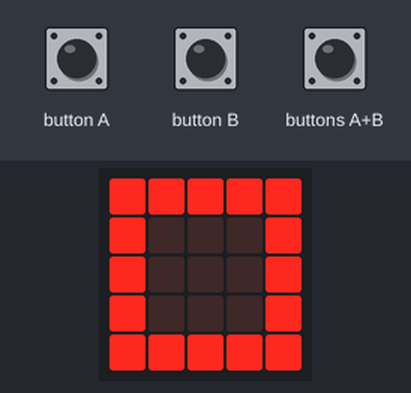
Bench run of a program on a simulated BBC micro:bit (MakeCode). Shown: the board's 5×5 LED display. The test bench sets the inputs (shaded band).

Above: at 1.2 s.
1.3 s: button A pressed for 1 s
At 2.4 s:
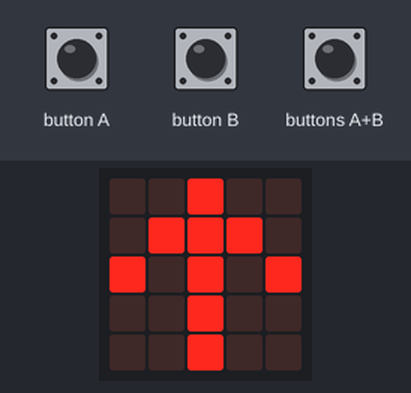
4.2 s: button B pressed for 1 s
At 5.5 s:
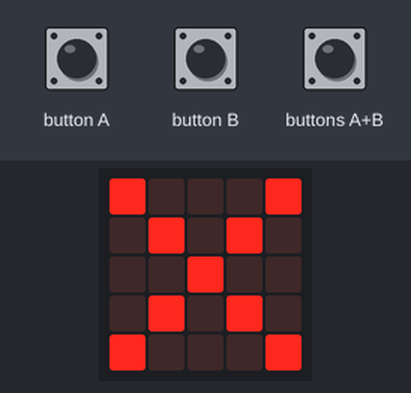
7.3 s: button B pressed for 3.2 s
12.2 s: button A pressed for 3.2 s
At 13.9 s:
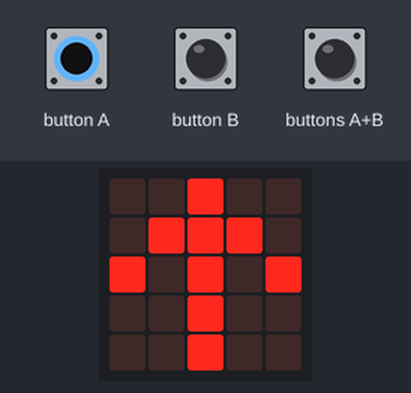
Timing chart, 0 to 15.4 s (numbered marks = the images above; inputs shaded):
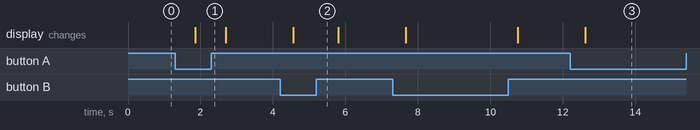

The program:

main.ts
```typescript
basic.forever(function () {
    if (input.buttonIsPressed(Button.AB)) {
        basic.showIcon(IconNames.No)
    } else if (input.buttonIsPressed(Button.A)) {
        basic.showLeds(`
            . . # . .
            . # # # .
            # . # . #
            . . # . .
            . . # . .
            `)
    } else if (input.buttonIsPressed(Button.B)) {
        basic.showIcon(IconNames.No)
    } else {
        basic.showIcon(IconNames.Square)
    }
})
```

test.ts
```typescript
// tests go here; this will not be compiled when this package is used as an extension.
```

Measured:
- after the input at 1.3 s, the display: changes after 0.56 s (image 1)
- after the input at 4.2 s, the display: changes after 0.36 s (image 2)
- after the input at 12.2 s, the display: changes after 0.42 s (image 3)
